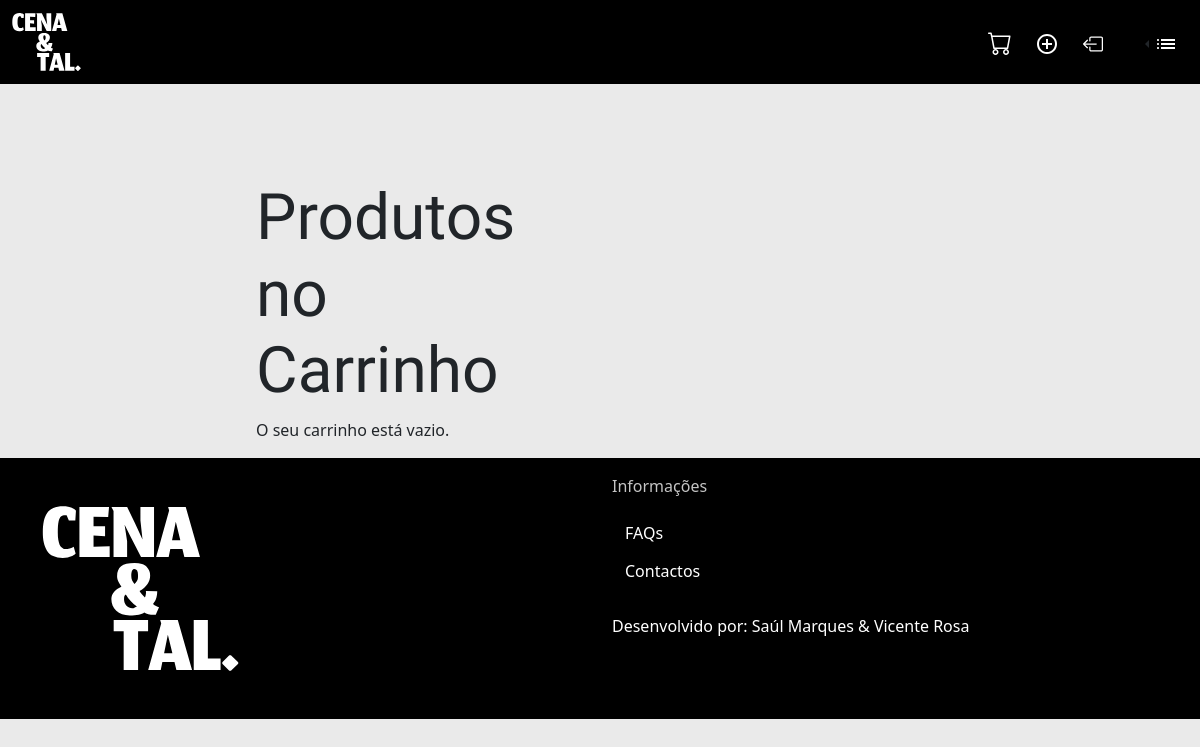
/carrinho.php (signed in), run on an earlier commit of the app's database.
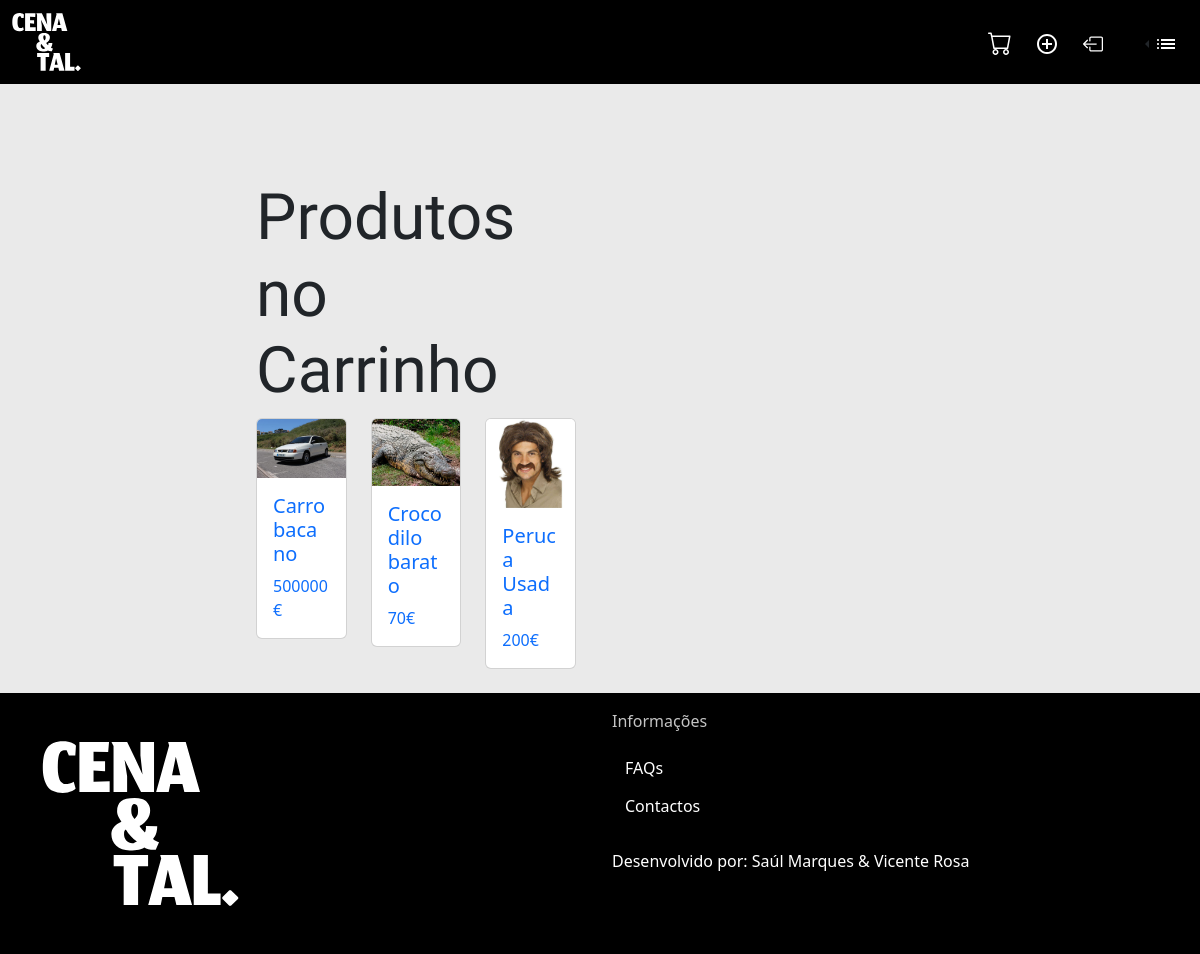
And on a later commit of the database.
### tables this page shows
CREATE TABLE `carrinho` (
  `id` int(11) NOT NULL,
  `user_id` int(11) NOT NULL,
  `produto_id` int(11) NOT NULL
);

CREATE TABLE `produto_imagens` (
  `id` int(11) NOT NULL,
  `produto_id` int(11) NOT NULL,
  `image_path` varchar(255) NOT NULL
);

CREATE TABLE `produto` (
  `id` int(11) NOT NULL,
  `user_id` int(11) NOT NULL,
  `titulo` varchar(30) NOT NULL,
  `descricao` text NOT NULL,
  `preco` float NOT NULL,
  `imagem` varchar(80) DEFAULT NULL,
  `adicionado_a` date NOT NULL DEFAULT current_timestamp(),
  `visivel` tinyint(1) DEFAULT 1
);

### carrinho.php (the view, shortened to what this page needs)
<?php
include 'includes/db.php';
$isLoggedIn = isset($_SESSION['user_id']);
$userId = $_SESSION['user_id'] ?? null;
if ($isLoggedIn) {
    $sql = "SELECT c.*, p.titulo, p.preco, pi.image_path
            FROM carrinho c
            JOIN produto p ON c.produto_id = p.id
            LEFT JOIN produto_imagens pi ON p.id = pi.produto_id
            WHERE c.user_id = ?";
    $stmt = $conn->prepare($sql);
    $stmt->bind_param("i", $userId);
    $stmt->execute();
    $result = $stmt->get_result();
} else {
    echo '<p>Por favor, faça login para ver o seu carrinho.</p>';
}
?>
<!DOCTYPE html>
<html lang="en">
<head>
    <link rel="stylesheet" href="css/bootstrap.min.css">
    <link rel="stylesheet" href="css/fonts/customfonts.css">
</head>
<body style="background-color: #EAEAEA;">
    <?php include 'includes/navbar.php' ?>
    <div class="row ms-5 mt-5 me-5">
    <div class="col-2 d-none d-lg-block">
    </div>
    <div class="col">
    <div class="container mt-5">
        <h2 class="jomhuria-regular fs-custom">Produtos no Carrinho</h2>
        <div class="row">
            <?php if ($isLoggedIn && $result->num_rows > 0): ?>
                <?php while($row = $result->fetch_assoc()): ?>
                    <div class="col-md-4 mb-4">
                        <div class="card">
                            <a href="pagina_produto.php?id=<?php echo htmlspecialchars($row['produto_id']); ?>" class="text-decoration-none">
                                <img src="<?php echo htmlspecialchars($row['image_path']); ?>" class="card-img-top" alt="Product Image">
                                <div class="card-body">
                                    <h5 class="card-title"><?php echo htmlspecialchars($row['titulo']); ?></h5>
                                    <p class="card-text"><?php echo htmlspecialchars($row['preco']); ?>€</p>
                                </div>
                            </a>
                        </div>
                    </div>
                <?php endwhile; ?>
            <?php else: ?>
                <p>O seu carrinho está vazio.</p>
            <?php endif; ?>
        </div>
    </div>
    </div>
    <div class="col">
    </div>
    <div class="col-2 d-none d-lg-block">
    </div>
    </div>
</body>
</html>

### includes/navbar.php (shortened to what this page needs)
<?php
$isLoggedIn = isset($_SESSION['user_id']);
?>
<nav class="navbar navbar-expand-sm" style="background-color: black;">
  <div class="container-fluid">
    <a class="navbar-brand align-self-center" href="index.php">
      <img src="imgs/logo.svg" style="width:69px;" alt="">
    </a>
    <div class="d-flex align-items-center">
      <?php if ($isLoggedIn == true): ?>
        <a class="btn" href="pagina_utilizador.php">
        </a>
        <a class="btn" href="carrinho.php">
          <img src="imgs/icons/cart.svg" alt="">
        </a>
        <a class="btn" href="add_produto.php">
          <img src="imgs/icons/iconplus.svg" alt="">
        </a>
        <a class="btn" href="logica/logout.php">
          <img src="imgs/icons/logout.svg" style="width:20px; height:20px;" alt="">
        </a>
      <?php else: ?>
        <a class="btn jomhuria-regular fs-2" style="color: white;" href="login.html">Login</a>
        <a class="btn jomhuria-regular fs-2" style="color: white;" href="registar.html">Registar</a>
      <?php endif; ?>
      <div class="dropstart ms-3">
        <button class="btn dropdown-toggle" type="button" data-bs-toggle="dropdown" aria-expanded="false" style="background-color: black;">
          <img src="imgs/icons/iconcont.svg" alt="">
        </button>
      </div>
    </div>
  </div>
</nav>

What changed in the data, as far as the page shows it:
added carrinho: produto_imagens.image_path (picture), produto.titulo "Carro bacano", produto.preco "500000"
added carrinho: produto_imagens.image_path (picture), produto.titulo "Crocodilo barato", produto.preco "70"
added carrinho: produto_imagens.image_path (picture), produto.titulo "Peruca Usada", produto.preco "200"
Also different on the page:
text no longer shown: "O seu carrinho está vazio."
